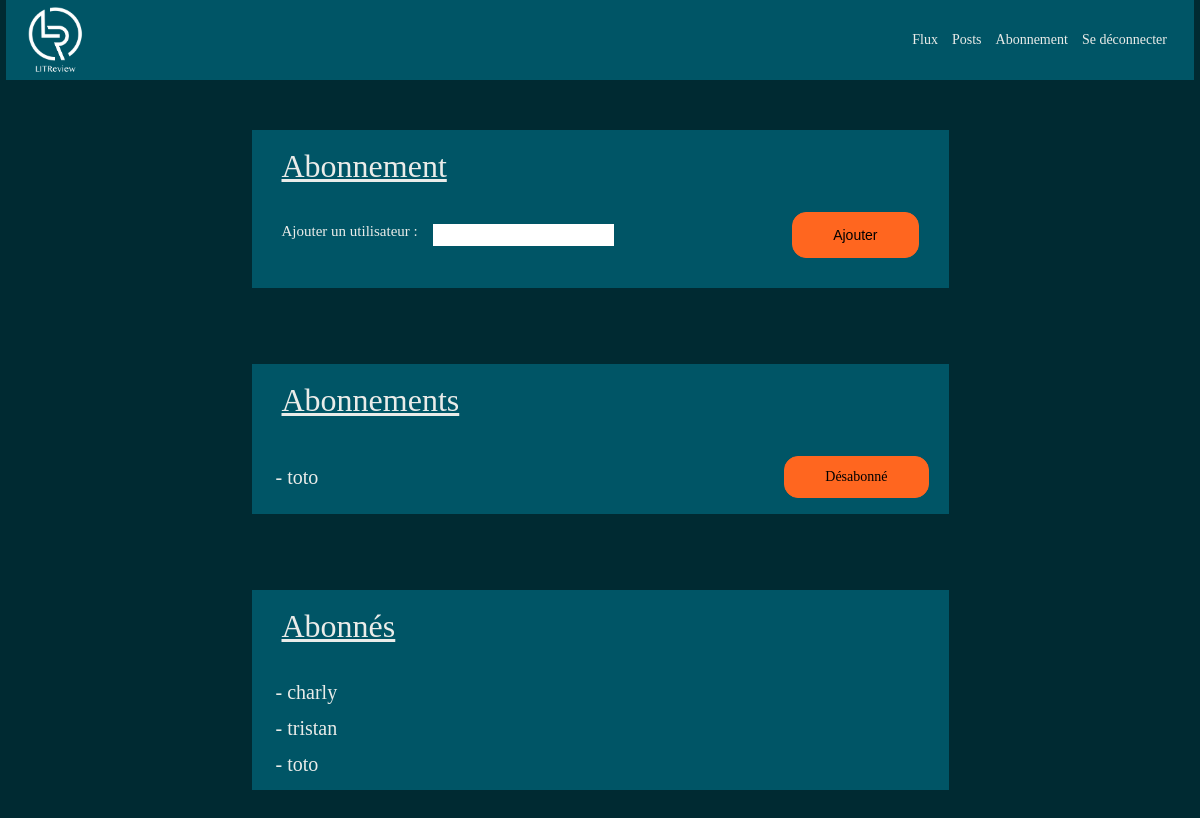
The page /follows/ (signed in) on the database as committed earlier.
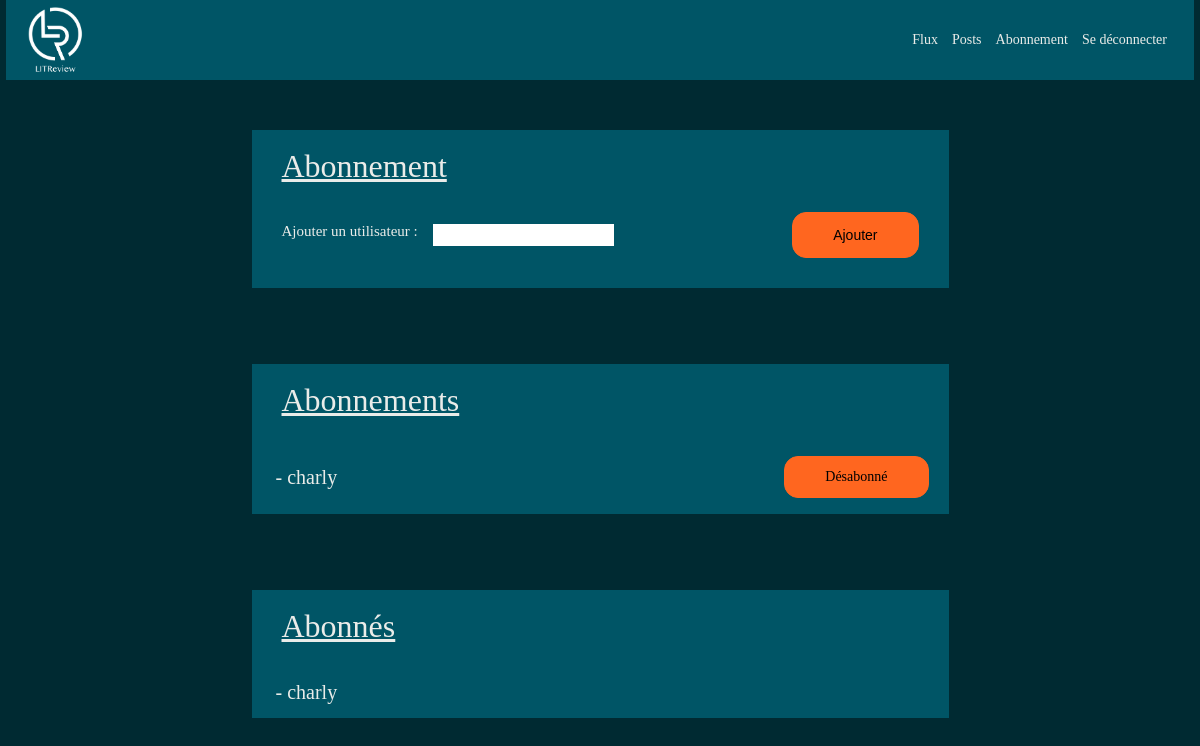
The same page on the database as committed later.
### blog/models.py (models this page shows)
class UserFollows(models.Model):
    subscriber = models.ForeignKey(
        settings.AUTH_USER_MODEL, on_delete=models.CASCADE, null=True)
    subscription = models.CharField(max_length=128, blank=False, null=True)
    start_date = models.DateTimeField(auto_now_add=True, null=True)
    class Meta:
        unique_together = ('subscriber', 'subscription')

### authentication/models.py (models this page shows)
class User(AbstractUser):
    pass

### blog/views.py (the view)
# urls.py: path('follows/', views.follows, name='follows'),
@login_required
def follows(request):
    form = UserFollowsForm()
    data_subscriber_follows = UserFollows.objects.filter(subscriber=request.user).all()
    data_subscription_follows = UserFollows.objects.filter(subscription=request.user).all()
    if request.method == 'POST':
        form = UserFollowsForm(request.POST, user=request.user)
        if form.is_valid():
            form.instance.subscriber = request.user
            form.save()
            return redirect('follows')
    return render(request,
                  "blog/follows.html",
                  {'form': form,
                   'data_subscriber_follows': data_subscriber_follows,
                   'data_subscription_follows': data_subscription_follows}
                  )

### blog/forms.py (shortened to what this page needs)
class UserFollowsForm(forms.ModelForm):
    def __init__(self, *args, **kwargs):
        self.user = kwargs.pop('user', None)
        super(UserFollowsForm, self).__init__(*args, **kwargs)
    class Meta:
        model = UserFollows
        fields = ("subscription",)
        labels = {
            "subscription": "Ajouter un utilisateur",
        }

### blog/templates/blog/follows.html (shortened to what this page needs)
{% extends "base.html" %}
{% block page %}
    <section class="block_form_follows">
        <h1>Abonnement</h1>
        <form action="" method="post">
            {{ form.as_p }}
            <input type="submit" value="Ajouter">
        </form>
    </section>
    <section class="block_subscriber_follows">
        <h1>Abonnements </h1>
        {% for subscriber in data_subscriber_follows %}
            <h2>- {{ subscriber.subscription }} <a href="{% url 'unfollows' subscriber.id%}"><p class="button">Désabonné</p></a></h2>
        {% endfor %}
    </section>
    <section class="block_subscription_follows">
        <h1>Abonnés</h1>
        {% for subscription in data_subscription_follows %}
            <h2>- {{ subscription.subscriber }} </h2>
        {% endfor %}
    </section>
{% endblock %}

Rows that differ between the two databases and show on the page:
removed UserFollows: subscription "toto", shown under "Abonnements"
removed UserFollows: subscriber "tristan", shown under "Abonnés"
removed UserFollows: subscriber "toto", shown under "Abonnés"
added UserFollows: subscription "charly", shown under "Abonnements"
